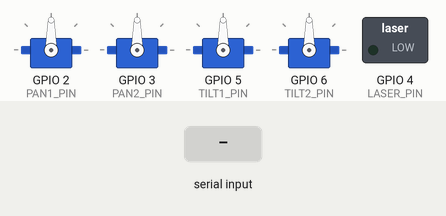
Simulated run of this sketch. Board: ESP32. Shown: 4 × servo, switched loads named in the sketch (green lamp = pin HIGH). Inputs (shaded band) come from the test bench.

Above: at 1.2 s.
1.3 s: "90,45,200\n" received over Serial
At 1.6 s:
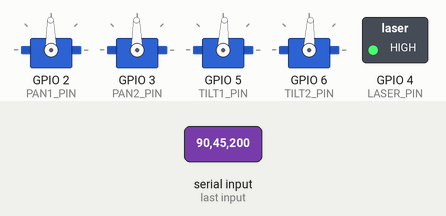
Timing chart, 0 to 4.3 s (numbered marks = the images above; inputs shaded):
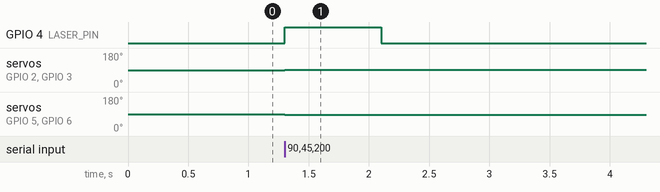

Measured:
- after the input at 1.3 s, GPIO 4 (LASER_PIN): LOW → HIGH at once, → LOW 0.80 s later; servo on GPIO 2 (PAN1_PIN), servo on GPIO 3 (PAN2_PIN): 90° → 91° at once; servo on GPIO 5 (TILT1_PIN), servo on GPIO 6 (TILT2_PIN): 90° → 87° at once

The sketch:

c3.ino
```cpp
#include <ESP32Servo.h>

// --- RAW NATIVE GPIO PIN CONFIGURATION ---
#define PAN1_PIN 2    // Physical Pin IO2
#define PAN2_PIN 3    // Physical Pin IO3
#define TILT1_PIN 5   // Physical Pin IO5
#define TILT2_PIN 6   // Physical Pin IO6
#define LASER_PIN 4   // Physical Pin IO4

Servo pan1, pan2, tilt1, tilt2;
float panAngle = 90.0, tiltAngle = 90.0;

const int FRAME_W = 320, FRAME_H = 240;
const int DEADZONE = 8;
const float GAIN = 0.08;
const float SMOOTH = 0.35;

float smoothCx = FRAME_W / 2.0, smoothCy = FRAME_H / 2.0;
unsigned long lastValid = 0;
const unsigned long LOST_TIMEOUT = 800;

void setup() {
  // Your board handles the direct MacBook USB cable using standard Serial natively!
  Serial.begin(115200);
  Serial.setTimeout(5);

  // Bind physical servo motors to designated GPIO channels
  pan1.attach(PAN1_PIN);
  pan2.attach(PAN2_PIN);
  tilt1.attach(TILT1_PIN);
  tilt2.attach(TILT2_PIN);

  // Designate tracking laser connection
  pinMode(LASER_PIN, OUTPUT);
  digitalWrite(LASER_PIN, LOW); // Safe startup default

  // Drive hardware gimbals immediately to standard 90-degree central idle targets
  pan1.write((int)panAngle);
  pan2.write((int)panAngle);
  tilt1.write((int)tiltAngle);
  tilt2.write((int)tiltAngle);
}

void loop() {
  // Read incoming packets from the default serial stream
  if (Serial.available()) {
    String line = Serial.readStringUntil('\n');
    int cx, cy, area;

    // Parse out incoming tracking payload string
    if (sscanf(line.c_str(), "%d,%d,%d", &cx, &cy, &area) == 3) {

      // Apply linear interpolation smoothing logic
      smoothCx = smoothCx + SMOOTH * (cx - smoothCx);
      smoothCy = smoothCy + SMOOTH * (cy - smoothCy);
      lastValid = millis(); // Reset safety timeout watchdog clock

      // Determine displacement boundaries relative to center crosshair
      int errX = smoothCx - FRAME_W / 2;
      int errY = smoothCy - FRAME_H / 2;

      // Update orientation trajectories only if outside defined structural deadzones
      if (abs(errX) > DEADZONE) panAngle -= errX * GAIN;
      if (abs(errY) > DEADZONE) tiltAngle += errY * GAIN;

      // Enforce physical travel limits to eliminate mechanical binding/stalling
      panAngle = constrain(panAngle, 0, 180);
      tiltAngle = constrain(tiltAngle, 30, 150);

      // Update hardware positions
      pan1.write((int)panAngle);
      pan2.write((int)panAngle);
      tilt1.write((int)tiltAngle);
      tilt2.write((int)tiltAngle);

      // Engage laser target indicator
      digitalWrite(LASER_PIN, HIGH);
    }
  }

  // CRITICAL FAILSAFE WATCHDOG: Disengage laser immediately if target tracking halts
  if (millis() - lastValid > LOST_TIMEOUT) {
    digitalWrite(LASER_PIN, LOW);
  }
}
```
